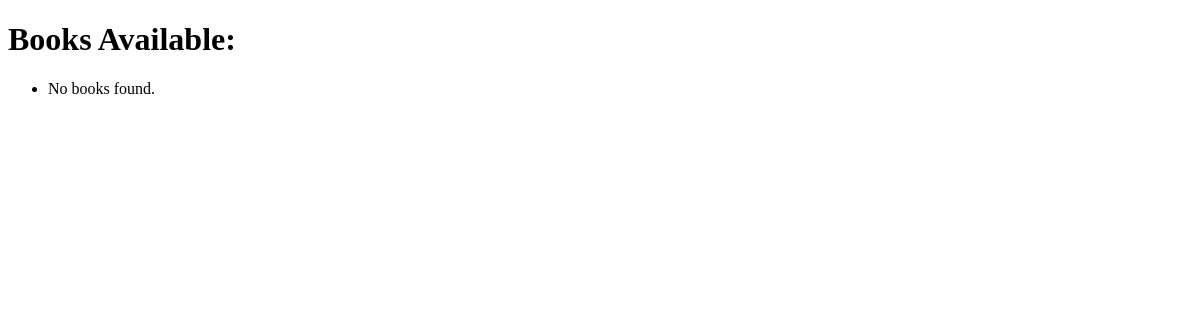
/books/, run on an earlier commit of the app's database.
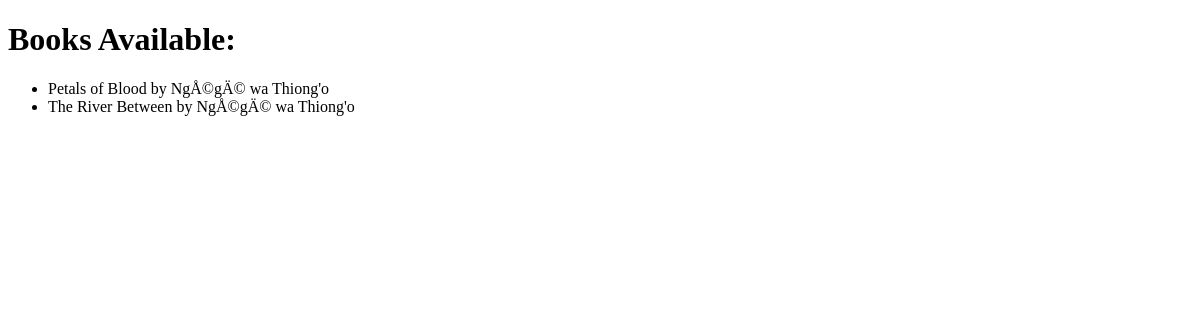
And on a later commit of the database.
### relationship_app/models.py (models this page shows)
class Book(models.Model):
    title = models.CharField(max_length=200)
    author = models.ForeignKey(Author, on_delete=models.CASCADE)
    publication_year = models.IntegerField()
    library = models.ForeignKey(Library, on_delete=models.CASCADE, related_name='books')

class Author(models.Model):
    name = models.CharField(max_length=100)

### relationship_app/views.py (the view)
# urls.py: path('books/', list_books, name='list_books'),
def list_books(request):
    books = Book.objects.select_related('author').all()
    return render(request, 'list_books.html', {'books': books})

### relationship_app/templates/list_books.html (shortened to what this page needs)
<!DOCTYPE html>
<html lang="en">
<head>
</head>
<body>
    <h1>Books Available:</h1>
    <ul>
        {% for book in books %}
        <li>{{ book.title }} by {{ book.author.name }}</li>
		{% empty %}
		<li>No books found.</li>
        {% endfor %}
    </ul>
</body>
</html>

What changed in the data, as far as the page shows it:
added Book: title "Petals of Blood", author.name "NgÅ©gÄ© wa Thiong'o"
added Book: title "The River Between", author.name "NgÅ©gÄ© wa Thiong'o"
Also different on the page:
text no longer shown: "No books found."
